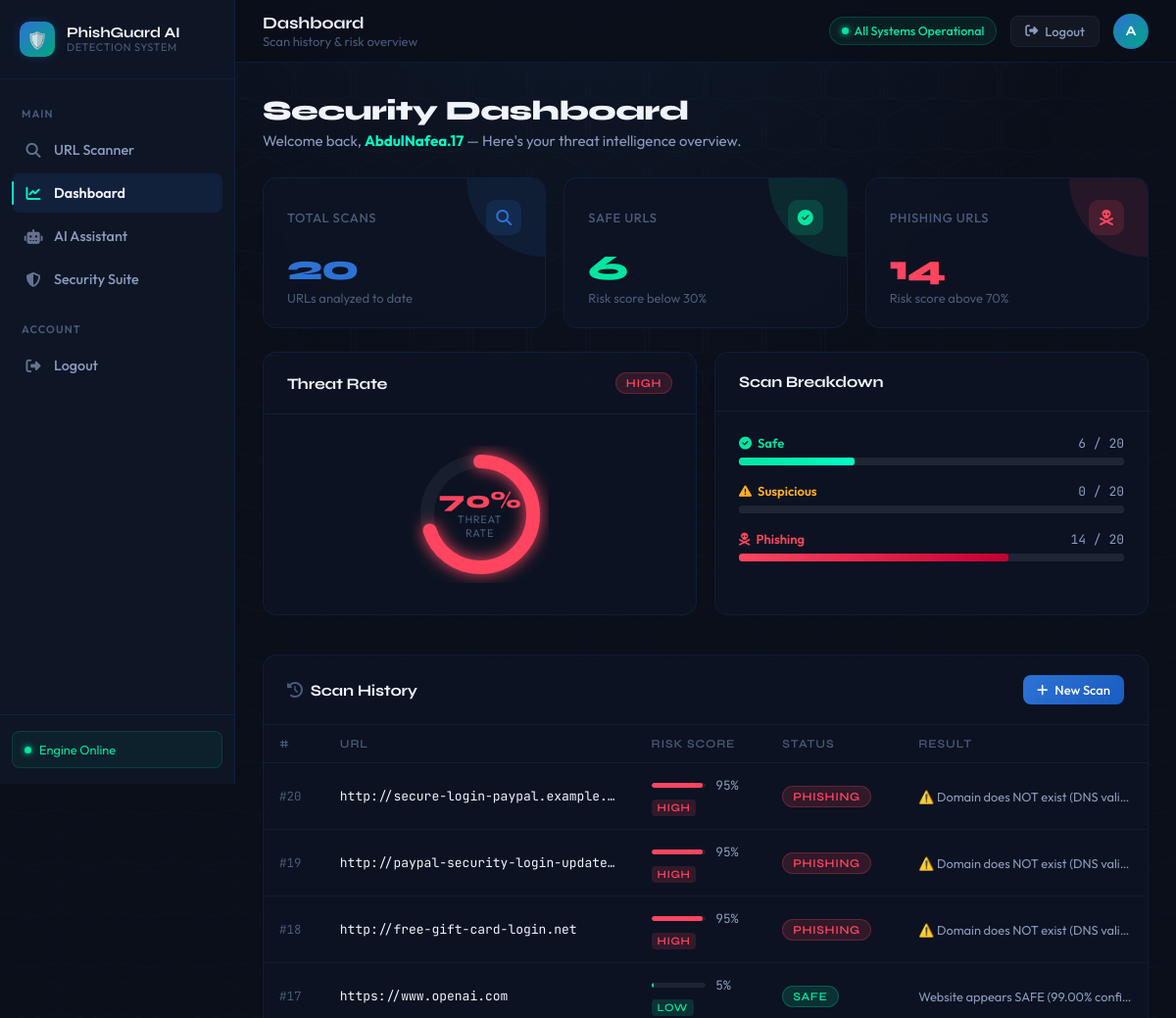
Page /dashboard (signed in, upper part) on the earlier database version.
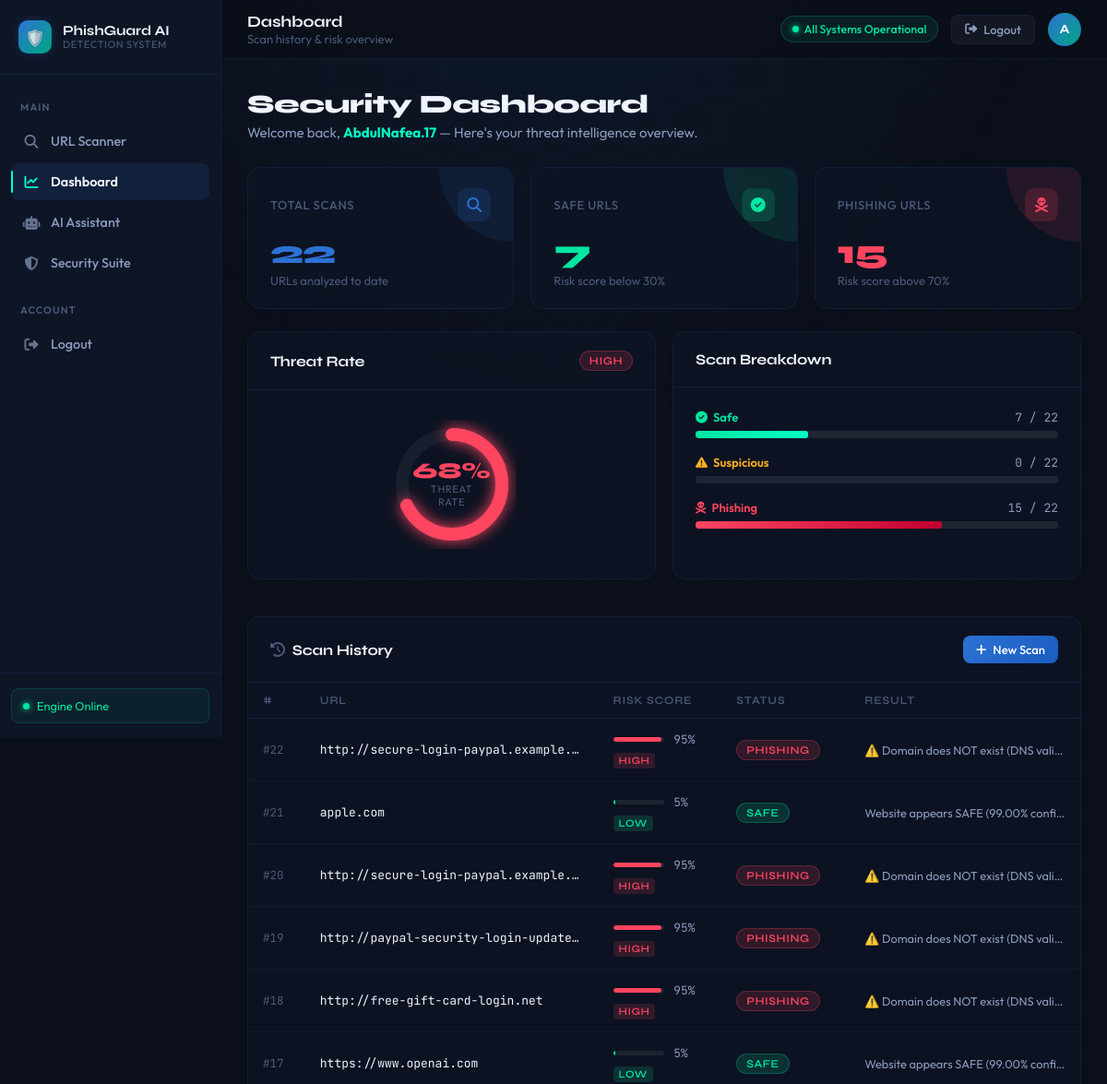
Same page on the later database version.
### models.py (models this page shows)
class User(db.Model, UserMixin):
    id = db.Column(db.Integer, primary_key=True)
    username = db.Column(db.String(150), unique=True, nullable=False)
    email = db.Column(db.String(150), unique=True, nullable=False)
    password = db.Column(db.String(200), nullable=False)
    scans = db.relationship('Scan', backref='user', lazy=True)

class Scan(db.Model):
    id = db.Column(db.Integer, primary_key=True)
    url = db.Column(db.String(500))
    risk_score = db.Column(db.Float, default=0.0)
    result = db.Column(db.String(200))
    created_at = db.Column(db.DateTime, default=datetime.datetime.utcnow, nullable=False)
    user_id = db.Column(db.Integer, db.ForeignKey('user.id'), nullable=False)

### app.py (the view)
@app.route("/dashboard")
@login_required
def dashboard():
    scans = Scan.query.filter_by(user_id=current_user.id)\
        .order_by(Scan.id.desc()).all()
    return render_template("dashboard.html", scans=scans)

### app.py (called while the page is built)
@login_manager.user_loader
def load_user(user_id):
    return User.query.get(int(user_id))

### templates/dashboard.html (shortened to what this page needs)
<!DOCTYPE html>
<html lang="en">
<head>
  <link rel="stylesheet" href="{{ url_for('static', filename='global.css') }}">
  <link rel="stylesheet" href="https://cdnjs.cloudflare.com/ajax/libs/font-awesome/6.5.0/css/all.min.css">
</head>
<body>
<div class="app-layout">
  <aside class="sidebar" id="sidebar">
    <a href="{{ url_for('index') }}" class="sidebar-brand">
      <div class="sidebar-brand-icon">🛡️</div>
      <div class="sidebar-brand-name">
        PhishGuard AI
        <span>Detection System</span>
      </div>
    </a>
    <nav class="sidebar-nav">
      <span class="nav-section-label">Main</span>
      <a href="{{ url_for('index') }}" class="sidebar-link">
        <span class="nav-icon"><i class="fa-solid fa-magnifying-glass"></i></span>
        URL Scanner
      </a>
      <a href="{{ url_for('dashboard') }}" class="sidebar-link active">
        <span class="nav-icon"><i class="fa-solid fa-chart-line"></i></span>
        Dashboard
      </a>
      <a href="{{ url_for('assistant') }}" class="sidebar-link">
        <span class="nav-icon"><i class="fa-solid fa-robot"></i></span>
        AI Assistant
      </a>
      <a href="{{ url_for('security_suite') }}" class="sidebar-link">
        <span class="nav-icon"><i class="fa-solid fa-shield-halved"></i></span>
        Security Suite
      </a>
      <span class="nav-section-label">Account</span>
      <a href="{{ url_for('logout') }}" class="sidebar-link danger-link">
        <span class="nav-icon"><i class="fa-solid fa-right-from-bracket"></i></span>
        Logout
      </a>
    </nav>
    <div class="sidebar-footer">
      <div class="status-badge">
        <div class="status-dot"></div>
        Engine Online
      </div>
    </div>
  </aside>
  <div class="main-content">
    <header class="topbar">
      <div class="topbar-left">
        <div>
          <div class="topbar-title">Dashboard</div>
          <div class="topbar-breadcrumb">Scan history &amp; risk overview</div>
        </div>
      </div>
      <div class="topbar-right">
        <div class="topbar-pill">
          <div class="status-dot"></div>
          All Systems Operational
        </div>
        <a href="{{ url_for('logout') }}" class="topbar-btn">
          <i class="fa-solid fa-right-from-bracket"></i>
          Logout
        </a>
        <div class="topbar-avatar" title="{{ current_user.username }}">
          {{ current_user.username[0].upper() }}
        </div>
      </div>
    </header>
    <div class="page-body">
      <div class="page-header fade-in">
        <h1>Security Dashboard</h1>
        <p>Welcome back, <strong style="color:var(--accent-cyan)">{{ current_user.username }}</strong> — Here's your threat intelligence overview.</p>
      </div>
      {% set total = scans|length if scans else 0 %}
      {% set safe_count = scans|selectattr('risk_score','lt',30)|list|length if scans else 0 %}
      {% set suspicious_count = scans|selectattr('risk_score','ge',30)|list|length if scans else 0 %}
      {% set phishing_count = scans|selectattr('risk_score','ge',70)|list|length if scans else 0 %}
      {% set suspicious_only = suspicious_count - phishing_count %}
      <div class="stats-row stagger">
        <div class="stat-card blue">
          <div class="stat-card-header">
            <span class="stat-card-label">Total Scans</span>
            <div class="stat-card-icon"><i class="fa-solid fa-magnifying-glass"></i></div>
          </div>
          <div class="stat-card-value">{{ total }}</div>
          <div class="stat-card-sub">URLs analyzed to date</div>
        </div>
        <div class="stat-card green">
          <div class="stat-card-header">
            <span class="stat-card-label">Safe URLs</span>
            <div class="stat-card-icon"><i class="fa-solid fa-circle-check"></i></div>
          </div>
          <div class="stat-card-value">{{ safe_count }}</div>
          <div class="stat-card-sub">Risk score below 30%</div>
        </div>
        <div class="stat-card red">
          <div class="stat-card-header">
            <span class="stat-card-label">Phishing URLs</span>
            <div class="stat-card-icon"><i class="fa-solid fa-skull-crossbones"></i></div>
          </div>
          <div class="stat-card-value">{{ phishing_count }}</div>
          <div class="stat-card-sub">Risk score above 70%</div>
        </div>
      </div>
      <div class="chart-row">
        <div class="content-card">
          <div class="card-head">
            <h2>Threat Rate</h2>
            <span class="pill {{ 'red' if total > 0 and phishing_count / total > 0.3 else 'green' }}">
              {{ 'HIGH' if total > 0 and phishing_count / total > 0.3 else 'LOW' }}
            </span>
          </div>
          <div class="card-body" style="display:flex;align-items:center;justify-content:center;padding:32px">
            {% set pct = ((phishing_count / total * 100) | int) if total > 0 else 0 %}
            <div class="mini-gauge">
              <svg width="140" height="140" viewBox="0 0 140 140">
                <circle cx="70" cy="70" r="54" fill="none" stroke="rgba(255,255,255,0.05)" stroke-width="14"/>
                <circle cx="70" cy="70" r="54" fill="none"
                  stroke="{{ 'var(--danger)' if pct > 30 else 'var(--success)' }}"
                  stroke-width="14"
                  stroke-dasharray="{{ (339.3 * pct / 100) | int }} 339.3"
                  stroke-linecap="round"
                  style="transition: stroke-dasharray 1.4s cubic-bezier(0.4,0,0.2,1); filter: drop-shadow(0 0 8px {{ 'var(--danger)' if pct > 30 else 'var(--success)' }})"
                  id="gaugeArc"
                  data-pct="{{ pct }}"/>
              </svg>
              <div class="gauge-text">
                <div class="gauge-val" style="color:{{ 'var(--danger)' if pct > 30 else 'var(--success)' }}">{{ pct }}%</div>
                <div class="gauge-sub">Threat<br>Rate</div>
              </div>
            </div>
          </div>
        </div>
        <div class="content-card">
          <div class="card-head">
            <h2>Scan Breakdown</h2>
          </div>
          <div class="card-body">
            {% if total > 0 %}
              <div style="margin-bottom:18px">
                <div style="display:flex;justify-content:space-between;font-size:0.8125rem;margin-bottom:6px">
                  <span style="color:var(--success);font-weight:600"><i class="fa-solid fa-circle-check" style="margin-right:6px"></i>Safe</span>
                  <span style="font-family:var(--font-mono);color:var(--text-secondary)">{{ safe_count }} / {{ total }}</span>
                </div>
                <div class="risk-track" style="height:8px">
                  <div class="risk-fill" style="background:linear-gradient(90deg,var(--success),var(--accent-cyan));width:{{ (safe_count/total*100)|int }}%"></div>
                </div>
              </div>
              <div style="margin-bottom:18px">
                <div style="display:flex;justify-content:space-between;font-size:0.8125rem;margin-bottom:6px">
                  <span style="color:var(--warning);font-weight:600"><i class="fa-solid fa-triangle-exclamation" style="margin-right:6px"></i>Suspicious</span>
                  <span style="font-family:var(--font-mono);color:var(--text-secondary)">{{ suspicious_only }} / {{ total }}</span>
                </div>
                <div class="risk-track" style="height:8px">
                </div>
              </div>
              <div>
                <div style="display:flex;justify-content:space-between;font-size:0.8125rem;margin-bottom:6px">
                  <span style="color:var(--danger);font-weight:600"><i class="fa-solid fa-skull-crossbones" style="margin-right:6px"></i>Phishing</span>
                  <span style="font-family:var(--font-mono);color:var(--text-secondary)">{{ phishing_count }} / {{ total }}</span>
                </div>
                <div class="risk-track" style="height:8px">
                  <div class="risk-fill" style="background:linear-gradient(90deg,var(--danger),#c00030);width:{{ (phishing_count/total*100)|int }}%"></div>
                </div>
              </div>
            {% else %}
              <div class="empty-state">
                <div class="empty-state-icon">📊</div>
                <h3>No data yet</h3>
                <p>Run your first URL scan to see statistics here.</p>
              </div>
            {% endif %}
          </div>
        </div>
      </div>
      <div class="content-card fade-in">
        <div class="card-head">
          <h2><i class="fa-solid fa-clock-rotate-left" style="margin-right:8px;color:var(--text-muted)"></i>Scan History</h2>
          <div class="card-head-right">
            {% if scans %}
              <a href="{{ url_for('index') }}" class="btn btn-primary" style="font-size:0.8125rem;padding:7px 14px">
                <i class="fa-solid fa-plus"></i> New Scan
              </a>
            {% endif %}
          </div>
        </div>
        {% if scans %}
        <div class="table-wrap">
          <table>
            <thead>
              <tr>
                <th>#</th>
                <th>URL</th>
                <th>Risk Score</th>
                <th>Status</th>
                <th>Result</th>
              </tr>
            </thead>
            <tbody>
              {% for scan in scans %}
                {% set score = scan.risk_score if scan.risk_score is not none else 0 %}
                {% set risk_level = 'low' if score < 30 else 'medium' if score < 70 else 'high' %}
                {% set status_label = 'SAFE' if score < 30 else 'SUSPICIOUS' if score < 70 else 'PHISHING' %}
                {% set pill_color  = 'green' if score < 30 else 'yellow' if score < 70 else 'red' %}
                <tr>
                  <td class="table-id-cell">#{{ scan.id }}</td>
                  <td class="url-cell" title="{{ scan.url }}">{{ scan.url }}</td>
                  <td>
                    <div class="risk-wrap">
                      <div class="risk-bar-track">
                        <div class="risk-bar" style="width:{{ score }}%;background:{{ 'var(--success)' if score < 30 else 'var(--warning)' if score < 70 else 'var(--danger)' }}"></div>
                      </div>
                      <span style="font-family:var(--font-mono);font-size:0.8rem;color:var(--text-secondary);min-width:36px">{{ score|int }}%</span>
                    </div>
                    <span class="risk-status {{ risk_level }}">{{ risk_level|upper }}</span>
                  </td>
                  <td>
                    <span class="pill {{ pill_color }}">{{ status_label }}</span>
                  </td>
                  <td style="font-size:0.8rem;color:var(--text-secondary);max-width:220px;overflow:hidden;text-overflow:ellipsis;white-space:nowrap" title="{{ scan.result }}">
                    {{ scan.result if scan.result else '—' }}
                  </td>
                </tr>
              {% endfor %}
            </tbody>
          </table>
        </div>
        {% endif %}
      </div>
    </div>
  </div>
</div>
</body>
</html>

### templates/dashboard.html (style rules this page uses)
.chart-row { display: grid; grid-template-columns: 1fr 1fr; gap: 18px; margin-bottom: 20px; }
.mini-gauge { position: relative; display: flex; align-items: center; justify-content: center; }
.mini-gauge svg { transform: rotate(-90deg); }
.gauge-text { position: absolute; text-align: center; }
.gauge-text .gauge-val { font-family: var(--font-display); font-size: 1.5rem; font-weight: 800; line-height: 1; }
.gauge-text .gauge-sub { font-size: 0.6875rem; color: var(--text-muted); text-transform: uppercase; letter-spacing: 0.06em; }
.table-id-cell { font-family: var(--font-mono); font-size: 0.78rem; color: var(--text-muted); }

Differences in the rows shown:
added Scan: id "22", url "http://secure-login-paypal.example.…", risk_score "95", risk_level "HIGH", status_label "PHISHING", result "⚠️ Domain does NOT exist (DNS vali…"
added Scan: id "21", url "apple.com", risk_score "5", risk_level "LOW", status_label "SAFE", result "Website appears SAFE (99.00% confi…"
Other differences:
{{ total }}: "20" → "22"
{{ safe_count }}: "6" → "7"
{{ phishing_count }}: "14" → "15"
{{ pct }}: "70" → "68"
{{ (safe_count/total*100)|int }}: 30 → 31 (drawn)
{{ (phishing_count/total*100)|int }}: 70 → 68 (drawn)
